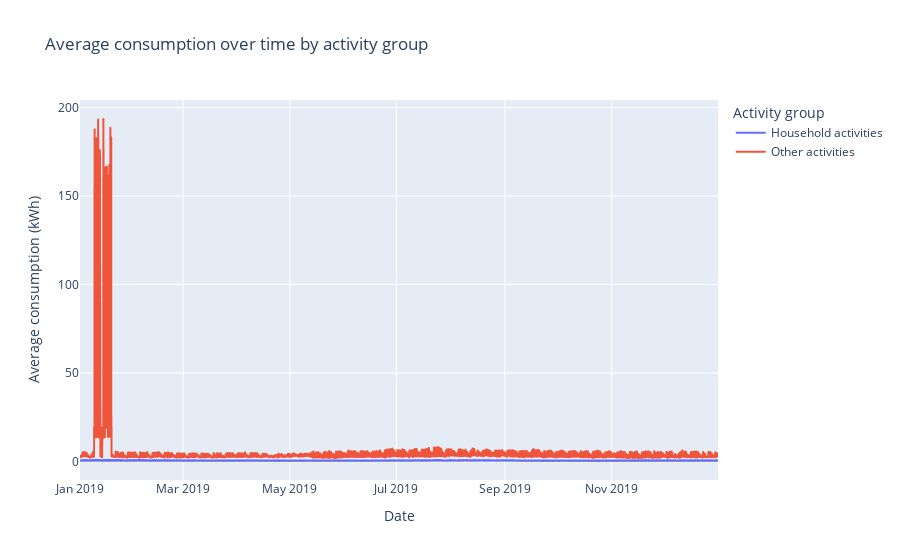

Here is the notebook cell this chart was saved with:
### Markdown cell above
Once the data is prepared, an exploratory analysis will be performed to gain insights into the dataset.

As it was mentioned at the beginning, the dataset contains information about 499 customers, ranging from households to businesses from various industrial sectors. Energy consumption in industries is likely to be somewhat higher than in households. To verify this, the customers will be grouped into two categories: "Household activities" and "Other activities". The average consumption for each group will be calculated and plotted over time to determine if there are significant differences in consumption patterns between the two groups.

### Code cell
household_activities = [
    "Actividades de los hogares como productores de servicios para uso propio",
    "Actividades de los hogares como productores de bienes para uso propio"
]

# Add a new column with group classification
df_group = df.with_columns(
    pl.when(pl.col("activity").is_in(household_activities))
      .then(pl.lit("Household activities"))
      .otherwise(pl.lit("Other activities"))
      .alias("group")
)

# Compute average consumption by group and date
df_avg = (
    df_group.group_by(["date", "group"])
      .agg(pl.mean("consumption").alias("avg_consumption"))
      .sort("date")
)

# Convert to pandas for Plotly
df_avg_pd = df_avg.to_pandas()

# Create line chart
fig = px.line(
    df_avg_pd,
    x="date",
    y="avg_consumption",
    color="group",
    title="Average consumption over time by activity group",
    labels={
        "date": "Date",
        "avg_consumption": "Average consumption (kWh)",
        "group": "Activity group"
    }
)

fig.show()

### Figure 1 — Plotly figure (JSON) as saved in the notebook; plotly's stock layout.template omitted (floating-point values rounded to 4 significant figures; data arrays with more than 128 entries replaced by an {"elided": "..."} marker saying what was removed)
{"data": [{"hovertemplate": "Activity group=Household activities<br>Date=%{x}<br>Average consumption (kWh)=%{y}<extra></extra>", "legendgroup": "Household activities", "line": {"color": "#636efa", "dash": "solid"}, "marker": {"symbol": "circle"}, "mode": "lines", "name": "Household activities", "showlegend": true, "type": "scattergl", "x": {"elided": "8760 str values"}, "xaxis": "x", "y": {"elided": "8760 float values"}, "yaxis": "y"}, {"hovertemplate": "Activity group=Other activities<br>Date=%{x}<br>Average consumption (kWh)=%{y}<extra></extra>", "legendgroup": "Other activities", "line": {"color": "#EF553B", "dash": "solid"}, "marker": {"symbol": "circle"}, "mode": "lines", "name": "Other activities", "showlegend": true, "type": "scattergl", "x": {"elided": "8760 str values"}, "xaxis": "x", "y": {"elided": "8760 float values"}, "yaxis": "y"}], "layout": {"legend": {"title": {"text": "Activity group"}, "tracegroupgap": 0}, "title": {"text": "Average consumption over time by activity group"}, "xaxis": {"anchor": "y", "domain": [0, 1], "title": {"text": "Date"}}, "yaxis": {"anchor": "x", "domain": [0, 1], "title": {"text": "Average consumption (kWh)"}}}}
